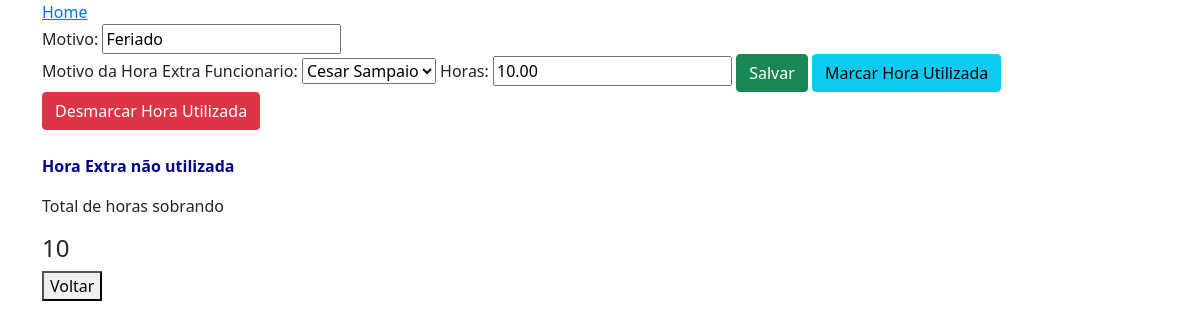
The app's page /horas-extras/edit/11/ (signed in) with its own data.
### apps/registro_hora_extra/models.py (models this page shows, shortened)
class RegistroHoraExtra(models.Model):
    motivo = models.CharField('Motivo', max_length=100, help_text='Motivo da Hora Extra')
    funcionario = models.ForeignKey(Funcionario, on_delete=models.PROTECT)
    horas = models.DecimalField(max_digits=5, decimal_places=2)
    utilizada = models.BooleanField(default=False)

### apps/funcionarios/models.py (models this page shows, shortened)
class Funcionario(models.Model):
    nome = models.CharField('Funcionario', max_length=100, help_text='Nome Funcionario')
    user = models.OneToOneField(User, models.PROTECT)
    departamentos = models.ManyToManyField(Departamento) # um funcionario pode estar em vários departamentos
    empresa = models.ForeignKey(Empresa, on_delete=models.PROTECT, null=True, blank=True)
    def __str__(self) :
        return self.nome
    @property
    def total_hora_extra(self):
        total = self.registrohoraextra_set.filter(utilizada=False).aggregate(Sum('horas'))['horas__sum']
        return total or 0
    @property
    def hora_utilizada(self):
        hora = self.registrohoraextra_set.filter(utilizada=True)
        return hora

### apps/registro_hora_extra/views.py (the view, shortened to what this page needs)
# urls.py: path('edit/<int:pk>/', HoraExtraBaseEditView.as_view(), name='edit_hora_extra_base'),
class HoraExtraBaseEditView(UpdateView):
    model = RegistroHoraExtra
    form_class = RegistroHoraExtraForm
    template_name = 'hora_extra_edit.html'
    def get_form_kwargs(self):
        kwargs = super(HoraExtraBaseEditView, self).get_form_kwargs()
        kwargs.update({'user': self.request.user})
        return kwargs

### apps/registro_hora_extra/forms.py
class RegistroHoraExtraForm(ModelForm):
    def __init__(self, user, *args, **kwargs):
        super(RegistroHoraExtraForm, self).__init__(*args, **kwargs)
        self.fields['funcionario'].queryset = Funcionario.objects.filter(empresa=user.funcionario.empresa)
    class Meta:
        model = RegistroHoraExtra
        fields = ['motivo', 'funcionario', 'horas']

### apps/registro_hora_extra/templates/hora_extra_edit.html (shortened to what this page needs)
{% extends 'base.html' %}
{% load static %}
{% load bootstrap %}
{% block main %}
    <form method="post">
        {{ form|bootstrap }}
        <button type="submit" class="btn btn-success">Salvar</button>
        <button onclick="utilizouHoraExtra({{ object.id }})" class="btn btn-info" type="button">
            Marcar Hora Utilizada
        </button>
        <button onclick="desmarcarHoraExtra({{ object.id }})" class="btn btn-danger" type="button">
             Desmarcar Hora Utilizada
        </button>
    </form>
    <br>
    {% if object.funcionario.hora_utilizada %}
        <p style="color: darkgreen; font-weight: bolder;">Hora marcada como utilizada</p>
    {% else %}
        <p style="color :darkblue; font-weight: bolder;">Hora Extra não utilizada</p>
    {% endif %}
    <p>Total de horas sobrando</p>
    <h4 id="horas_utilizadas"> {{ object.funcionario.total_hora_extra }}</h4>
    <a href="{% url 'edit_funcionario' object.funcionario.id %}"><button>Voltar</button></a>
{% endblock %}

### records on screen
RegistroHoraExtra: motivo "Feriado", funcionario "Cesar Sampaio", horas "10.00", funcionario.total_hora_extra "10"
